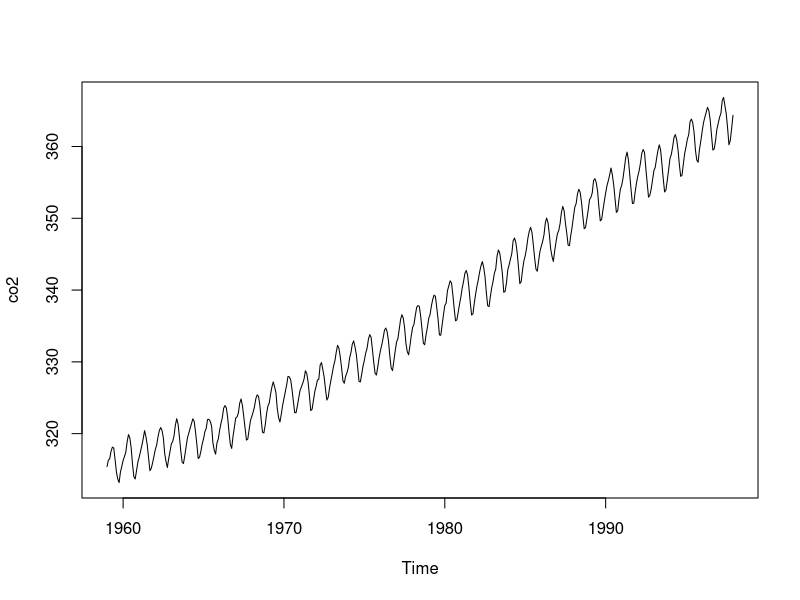
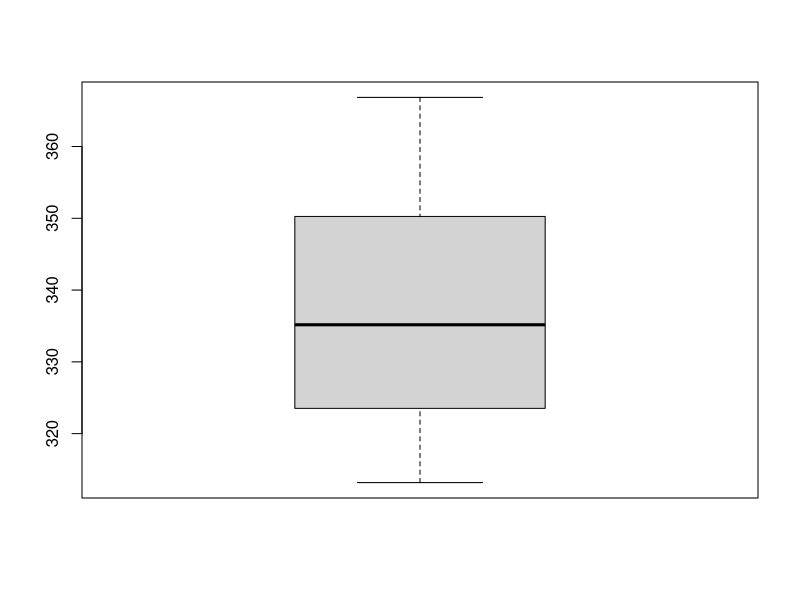
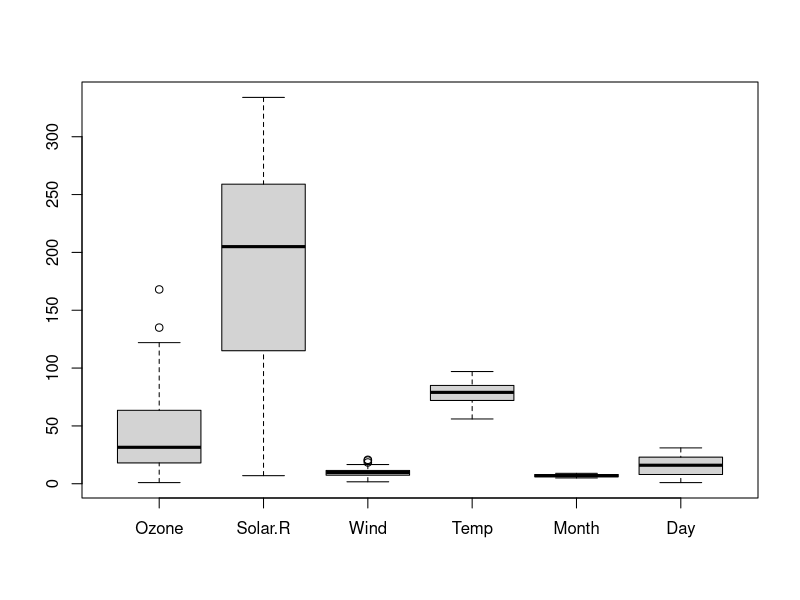

Write the R code that produced these figures, in order. (Note: this script raises an error after producing the figures.)
?co2
plot(co2)
summary(co2)

myco2<-co2
myco2
boxplot(myco2)

princomp(myco2)

airmiles

airquality
summary(airquality)

# 2 outliers in types of variables(ozone/Wind)
boxplot(airquality)


myairquality<-airquality
myairquality


#principle component analysis-- not possible for airquality data due to x axis finite value
princomp(airquality)
B<-princomp(na.omit(airquality), cor = TRUE)
B<-na.omit(airquality)
B
#factor analysis-- not possible  due to x axis finite value
#
B<-as.matrix(B)
factor1<-factanal(B)
B

factor<- factanal(myairquality, factors=2)


#correlation between variables
cor(myairquality)

airqualitydata<-cor(myairquality)
airqualitydata

#genereate corrplot data
corrplot(airqualitydata)

corrplot(airqualitydata,method = "number")

